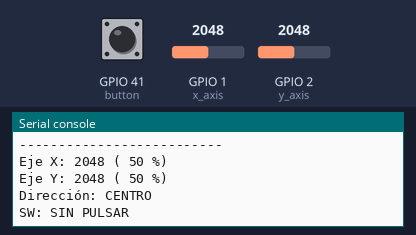
Simulated run of this program. Board: ESP32 board running MicroPython. On the bench: the last lines printed to the serial console. Inputs (shaded band) come from the test bench; at power-on: GPIO 1 (x_axis) = 2048, GPIO 2 (y_axis) = 2048, GPIO 41 (button) HIGH (analog values on the 0–4095 scale).

Above: at 1.2 s.
1.3 s: GPIO 1 (x_axis) set to 1560
At 1.57 s:
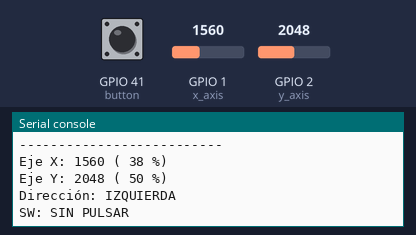
3.1 s: GPIO 2 (y_axis) set to 1560
At 3.38 s:
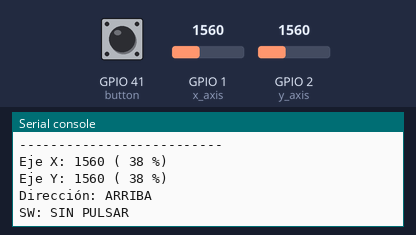
4.9 s: GPIO 41 (button) pulled LOW for 0.25 s
At 5.19 s:
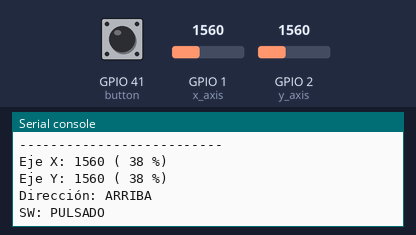
6.6 s: GPIO 2 (y_axis) set to 2540
At 6.81 s:
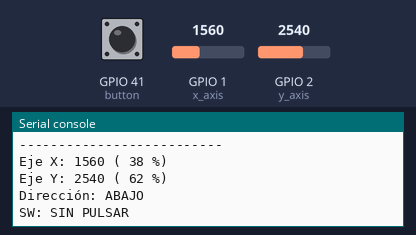
8.3 s: GPIO 1 (x_axis) set to 1640
Timing chart, 0 to 10.8 s (numbered marks = the images above; inputs shaded):
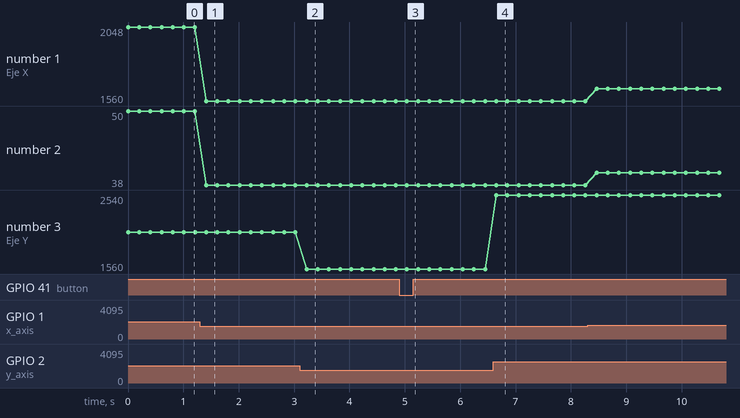

Measured:
- after the input at 1.3 s, the serial console: prints a new line after 0.11 s (image 1)
- after the input at 3.1 s, the serial console: prints a new line after 0.13 s (image 2)
- after the input at 4.9 s, the serial console: prints a new line after 0.14 s (image 3)
- after the input at 6.6 s, the serial console: prints a new line after 0.05 s (image 4)
- plotted number 1: 2048 → 1560 after the input at 1.3 s, 1560 → 1640 after the input at 8.3 s
- plotted number 2: 50 → 38 after the input at 1.3 s, 38 → 40 after the input at 8.3 s
- plotted number 3: 1560 → 2540 after the input at 6.6 s

The program:

main.py
```python
from machine import Pin, ADC
import time

# Configuración de los pines del joystick
x_axis = ADC(Pin(1))  # VRX conectado a GPIO 1
y_axis = ADC(Pin(2))  # VRY conectado a GPIO 2
button = Pin(41, Pin.IN, Pin.PULL_UP)  # SW conectado a GPIO 41 con resistencia interna pull-up

# Constantes para convertir a porcentaje y detectar direcciones
ADC_MAX = 4095
CENTRO_MIN = 1600
CENTRO_MAX = 2500


def convertir_porcentaje(valor):
    """Convierte un valor ADC 0-4095 a porcentaje 0-100."""
    return int((valor * 100) / ADC_MAX)


def detectar_direccion(x, y):
    """Detecta la dirección del joystick según los valores X e Y."""
    direccion = "CENTRO"

    if x < CENTRO_MIN:
        direccion = "IZQUIERDA"
    elif x > CENTRO_MAX:
        direccion = "DERECHA"

    if y < CENTRO_MIN:
        direccion = "ARRIBA"
    elif y > CENTRO_MAX:
        direccion = "ABAJO"

    return direccion


while True:
    # Leer los valores analógicos de los ejes X e Y
    x_value = x_axis.read()
    y_value = y_axis.read()

    # Leer el estado del botón SW
    if button.value() == 0:
        sw_state = "PULSADO"
    else:
        sw_state = "SIN PULSAR"

    # Convertir los valores a porcentaje
    x_percent = convertir_porcentaje(x_value)
    y_percent = convertir_porcentaje(y_value)

    # Detectar la dirección del joystick
    direction = detectar_direccion(x_value, y_value)

    # Mostrar resultados en el monitor serie
    print("--------------------------")
    print("Eje X:", x_value, "(", x_percent, "%)")
    print("Eje Y:", y_value, "(", y_percent, "%)")
    print("Dirección:", direction)
    print("SW:", sw_state)

    # Esperar 200 ms antes de la siguiente lectura
    time.sleep(0.2)
```
